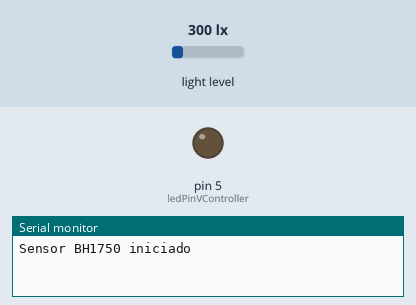
This sketch was run on a simulated Arduino Uno, built with avr-gcc and run on an emulated ATmega328P. Shown: output pins drawn as LEDs (lit = HIGH), the last lines printed to the serial monitor. Inputs (shaded band) come from the test bench; at power-on: light level 300 lx.

Above: at 0.1 s.
At 5.1 s:
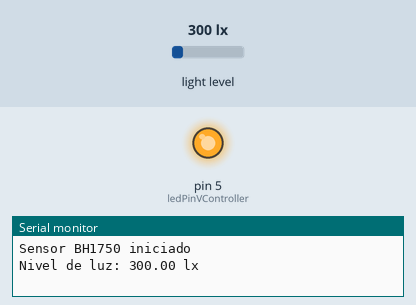
Timing chart, 0 to 6.6 s (numbered marks = the images above):
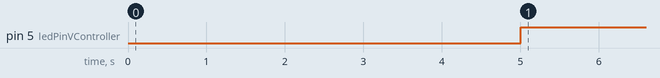

Measured:
- by itself, pin 5 (ledPinVController): LOW → HIGH at 5.0 s

The sketch:

BH1750_LED_Controller.ino
```cpp
#include <Wire.h>
#include <BH1750.h>

BH1750 luxo(0x23); // Dirección de BH1750
const int ledPinVController = 5;    // GPIO

void setup(){
    Serial.begin(9600); // Por conveniencia
    Wire.begin();
    pinMode(ledPinVController, OUTPUT);

    if (luxo.begin(BH1750::CONTINUOUS_HIGH_RES_MODE)){
        Serial.println(F("Sensor BH1750 iniciado"));
    }else{Serial.println(F("Error al iniciar el sensor BH1750"));}
}

void loop(){
    delay(5000); // 0.5s
    float lux = luxo.readLightLevel();

    if (lux < 0){Serial.println("Error al leer los datos del sensor");
    }else{Serial.print("Nivel de luz: ");  Serial.print(lux);  Serial.println(" lx");
        if (lux < 400){digitalWrite(ledPinVController, HIGH);
        }else{digitalWrite(ledPinVController, LOW);}
    }
}
```
